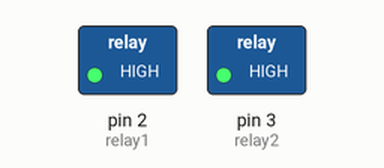
Recording of a sketch running on a simulated Arduino Uno, built with avr-gcc and run on an emulated ATmega328P. Parts: switched loads named in the sketch (green lamp = pin HIGH). Dashed ring = blinking.

Above: at 0.5 s.
Timing chart, 0 to 4.6 s (numbered marks = the images above):
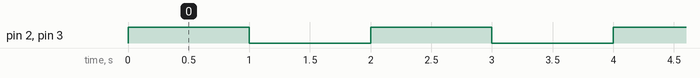

Measured:
- by itself, pin 2 (relay1), pin 3 (relay2): alternates HIGH for 1.0 s and LOW for 1.0 s

The sketch:

relay.ino
```cpp
// Define the pin connected to the relay
const int relay1 = 2; // Change this to match your setup
const int relay2 = 3;


void setup() {
  // Initialize the relay pin as an output
  pinMode(relay1, OUTPUT);
  pinMode(relay2, OUTPUT);
}

void loop() {
  // Turn on the relay (activate the connected device) for 1 second
  digitalWrite(relay1, HIGH);
  digitalWrite(relay2, HIGH);
  delay(1000);

  // Turn off the relay (deactivate the connected device) for 1 second
  digitalWrite(relay1, LOW);
  digitalWrite(relay2, LOW);
  delay(1000);
}
```
